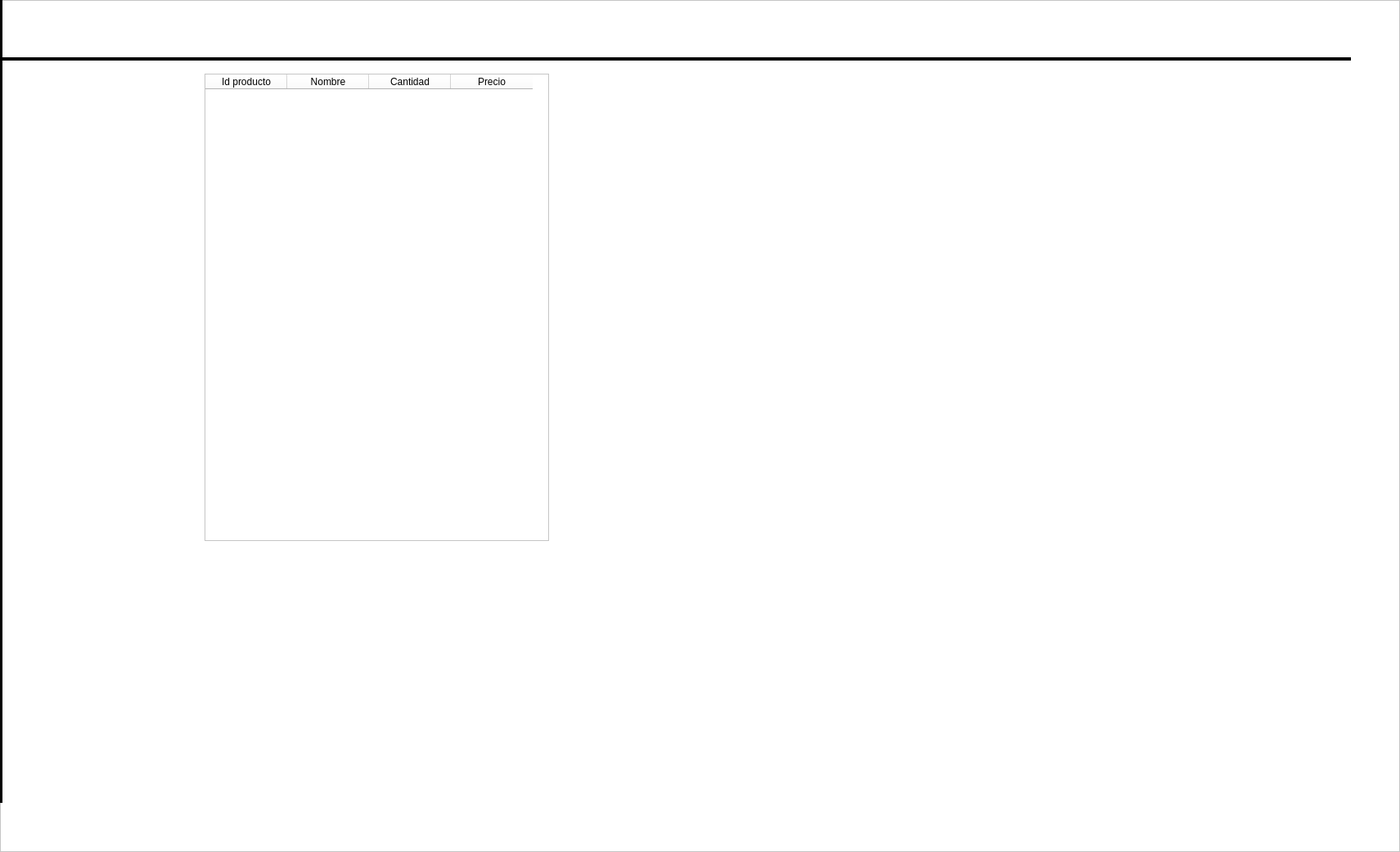
   <widget class="QFrame" name="frame_2">
    <property name="geometry">
     <rect>
      <x>401</x>
      <y>50</y>
      <width>1711</width>
      <height>1041</height>
     </rect>
    </property>
    <property name="styleSheet">
     <string notr="true">background-color: rgb(255, 255, 255);</string>
    </property>
    <property name="frameShape">
     <enum>QFrame::StyledPanel</enum>
    </property>
    <property name="frameShadow">
     <enum>QFrame::Raised</enum>
    </property>
    <widget class="QFrame" name="frame_3">
     <property name="geometry">
      <rect>
       <x>0</x>
       <y>-120</y>
       <width>3</width>
       <height>1101</height>
      </rect>
     </property>
     <property name="styleSheet">
      <string notr="true">background-color: rgb(0, 0, 0);</string>
     </property>
     <property name="frameShape">
      <enum>QFrame::StyledPanel</enum>
     </property>
     <property name="frameShadow">
      <enum>QFrame::Raised</enum>
     </property>
    </widget>
    <widget class="QFrame" name="frame_4">
     <property name="geometry">
      <rect>
       <x>0</x>
       <y>70</y>
       <width>1651</width>
       <height>4</height>
      </rect>
     </property>
     <property name="styleSheet">
      <string notr="true">background-color: rgb(0, 0, 0);</string>
     </property>
     <property name="frameShape">
      <enum>QFrame::StyledPanel</enum>
     </property>
     <property name="frameShadow">
      <enum>QFrame::Raised</enum>
     </property>
    </widget>
    <widget class="QTableWidget" name="TabInventario">
     <property name="geometry">
      <rect>
       <x>250</x>
       <y>90</y>
       <width>421</width>
       <height>571</height>
      </rect>
     </property>
     <column>
      <property name="text">
       <string>Id producto</string>
      </property>
     </column>
     <column>
      <property name="text">
       <string>Nombre</string>
      </property>
     </column>
     <column>
      <property name="text">
       <string>Cantidad</string>
      </property>
     </column>
     <column>
      <property name="text">
       <string>Precio</string>
      </property>
     </column>
    </widget>
   </widget>
